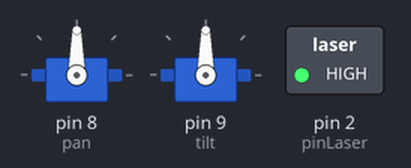
This sketch was run on a simulated Arduino Uno, built with avr-gcc and run on an emulated ATmega328P. Shown: 2 × servo, switched loads named in the sketch (green lamp = pin HIGH). Random numbers use the default seed unless the sketch sets one.

Above: at 0.2 s.
At 0.75 s:
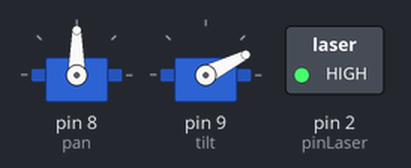
At 20.03 s:
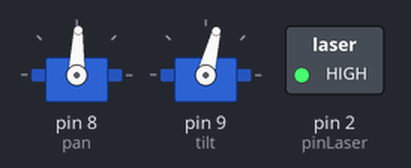
At 39.61 s:
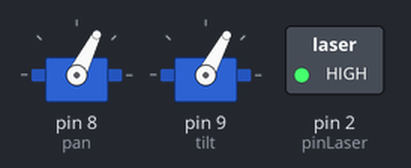
Timing chart, 0 to 40.0 s (numbered marks = the images above):
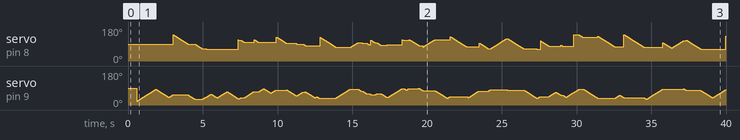

The sketch:

arduino-cat-laser-toy.ino
```cpp
#include <Servo.h>

Servo pan;  // < ----- > max position = 70-130
Servo tilt; // top/botom max position = 10-50

// Random position

int pinLaser = 2;
int iRandomTilt, iRandomPan;
int iOldTilt = 20;
int iOldPan = 70;
int angleT, angleP;

void setup() {

  // Init laser & turn it ON
  pinMode (pinLaser, OUTPUT);
  digitalWrite(pinLaser, LOW);
  delay(100);
  digitalWrite(pinLaser, HIGH);

  // Init til & pan servo
  pan.attach(8);
  tilt.attach(9);
  delay(500);
}


void loop() {
  // New random values for tilt & pan
  iRandomTilt = random(30, 90);
  iRandomPan = random(60, 140);

  if (iOldTilt < iRandomTilt) {
    for(angleT = iOldTilt; angleT < iRandomTilt; angleT++) {
      tilt.write(angleT);
      delay(20);
    }
  } else {
    for(angleT = iOldTilt; angleT > iRandomTilt; angleT--) {
      tilt.write(angleT);
      delay(20);
    }
  }

  if (iOldPan < iRandomTilt) {
    for(angleP = iOldPan; angleP < iRandomPan; angleP++) {
      pan.write(angleP);
      delay(20);
    }
  } else {
    for(angleP = iOldPan; angleP > iRandomPan; angleP--) {
      pan.write(angleP);
      delay(20);
    }
  }

  iOldTilt = iRandomTilt;
  iOldPan = iRandomPan;

}
```
